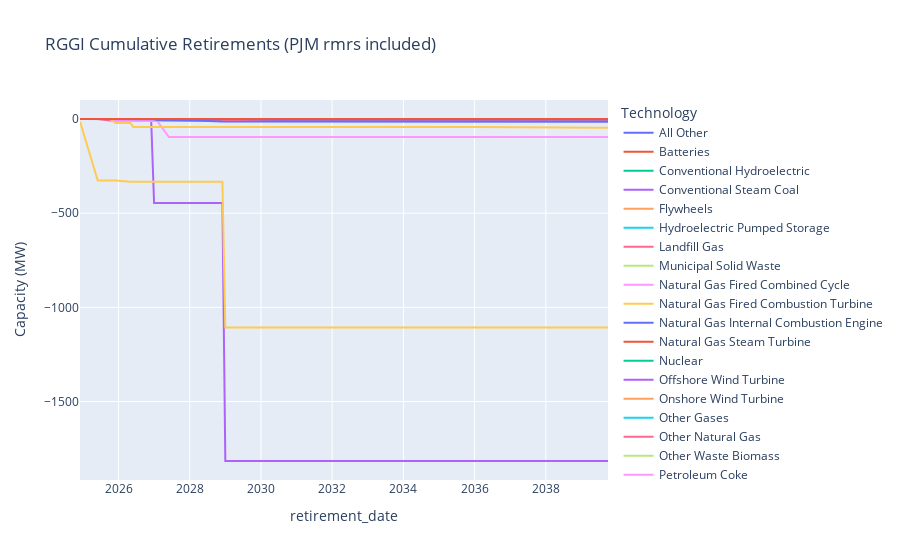

Notebook code cell kept with this figure:
### Code cell
cumulative_retirements_fig

### Figure 1 — Plotly figure (JSON) as saved in the notebook; plotly's stock layout.template omitted (floating-point values rounded to 4 significant figures)
{"data": [{"hovertemplate": "Technology=All Other<br>retirement_date=%{x}<br>Capacity (MW)=%{y}<extra></extra>", "legendgroup": "All Other", "line": {"color": "#636efa", "dash": "solid"}, "marker": {"symbol": "circle"}, "mode": "lines", "name": "All Other", "orientation": "v", "showlegend": true, "type": "scatter", "x": ["2024-12-01T00:00:00", "2025-06-01T00:00:00", "2025-10-01T00:00:00", "2025-12-01T00:00:00", "2026-05-01T00:00:00", "2026-06-01T00:00:00", "2026-08-01T00:00:00", "2026-12-01T00:00:00", "2026-12-31T00:00:00", "2027-02-01T00:00:00", "2027-06-01T00:00:00", "2027-08-01T00:00:00", "2028-01-01T00:00:00", "2028-05-01T00:00:00", "2028-12-01T00:00:00", "2028-12-31T00:00:00", "2029-06-01T00:00:00", "2030-05-01T00:00:00", "2031-08-01T00:00:00", "2035-07-01T00:00:00", "2035-12-01T00:00:00", "2039-10-01T00:00:00"], "xaxis": "x", "y": [0, 0, 0, 0, 0, 0, 0, 0, 0, 0, 0, 0, 0, 0, 0, 0, 0, 0, 0, 0, 0, 0], "yaxis": "y"}, {"hovertemplate": "Technology=Batteries<br>retirement_date=%{x}<br>Capacity (MW)=%{y}<extra></extra>", "legendgroup": "Batteries", "line": {"color": "#EF553B", "dash": "solid"}, "marker": {"symbol": "circle"}, "mode": "lines", "name": "Batteries", "orientation": "v", "showlegend": true, "type": "scatter", "x": ["2024-12-01T00:00:00", "2025-06-01T00:00:00", "2025-10-01T00:00:00", "2025-12-01T00:00:00", "2026-05-01T00:00:00", "2026-06-01T00:00:00", "2026-08-01T00:00:00", "2026-12-01T00:00:00", "2026-12-31T00:00:00", "2027-02-01T00:00:00", "2027-06-01T00:00:00", "2027-08-01T00:00:00", "2028-01-01T00:00:00", "2028-05-01T00:00:00", "2028-12-01T00:00:00", "2028-12-31T00:00:00", "2029-06-01T00:00:00", "2030-05-01T00:00:00", "2031-08-01T00:00:00", "2035-07-01T00:00:00", "2035-12-01T00:00:00", "2039-10-01T00:00:00"], "xaxis": "x", "y": [0, 0, 0, 0, 0, 0, 0, 0, 0, 0, 0, -1, -1, -1, -1, -1, -1, -1, -1, -1, -1.7, -1.7], "yaxis": "y"}, {"hovertemplate": "Technology=Conventional Hydroelectric<br>retirement_date=%{x}<br>Capacity (MW)=%{y}<extra></extra>", "legendgroup": "Conventional Hydroelectric", "line": {"color": "#00cc96", "dash": "solid"}, "marker": {"symbol": "circle"}, "mode": "lines", "name": "Conventional Hydroelectric", "orientation": "v", "showlegend": true, "type": "scatter", "x": ["2024-12-01T00:00:00", "2025-06-01T00:00:00", "2025-10-01T00:00:00", "2025-12-01T00:00:00", "2026-05-01T00:00:00", "2026-06-01T00:00:00", "2026-08-01T00:00:00", "2026-12-01T00:00:00", "2026-12-31T00:00:00", "2027-02-01T00:00:00", "2027-06-01T00:00:00", "2027-08-01T00:00:00", "2028-01-01T00:00:00", "2028-05-01T00:00:00", "2028-12-01T00:00:00", "2028-12-31T00:00:00", "2029-06-01T00:00:00", "2030-05-01T00:00:00", "2031-08-01T00:00:00", "2035-07-01T00:00:00", "2035-12-01T00:00:00", "2039-10-01T00:00:00"], "xaxis": "x", "y": [0, 0, 0, -3.2, -3.2, -3.2, -3.2, -3.2, -3.2, -3.2, -3.7, -3.7, -3.7, -3.7, -3.7, -3.7, -3.7, -3.7, -3.7, -3.7, -3.7, -3.7], "yaxis": "y"}, {"hovertemplate": "Technology=Conventional Steam Coal<br>retirement_date=%{x}<br>Capacity (MW)=%{y}<extra></extra>", "legendgroup": "Conventional Steam Coal", "line": {"color": "#ab63fa", "dash": "solid"}, "marker": {"symbol": "circle"}, "mode": "lines", "name": "Conventional Steam Coal", "orientation": "v", "showlegend": true, "type": "scatter", "x": ["2024-12-01T00:00:00", "2025-06-01T00:00:00", "2025-10-01T00:00:00", "2025-12-01T00:00:00", "2026-05-01T00:00:00", "2026-06-01T00:00:00", "2026-08-01T00:00:00", "2026-12-01T00:00:00", "2026-12-31T00:00:00", "2027-02-01T00:00:00", "2027-06-01T00:00:00", "2027-08-01T00:00:00", "2028-01-01T00:00:00", "2028-05-01T00:00:00", "2028-12-01T00:00:00", "2028-12-31T00:00:00", "2029-06-01T00:00:00", "2030-05-01T00:00:00", "2031-08-01T00:00:00", "2035-07-01T00:00:00", "2035-12-01T00:00:00", "2039-10-01T00:00:00"], "xaxis": "x", "y": [0, 0, 0, 0, 0, 0, 0, 0, -445.5, -445.5, -445.5, -445.5, -445.5, -445.5, -445.5, -1816.0, -1816.0, -1816.0, -1816.0, -1816.0, -1816.0, -1816.0], "yaxis": "y"}, {"hovertemplate": "Technology=Flywheels<br>retirement_date=%{x}<br>Capacity (MW)=%{y}<extra></extra>", "legendgroup": "Flywheels", "line": {"color": "#FFA15A", "dash": "solid"}, "marker": {"symbol": "circle"}, "mode": "lines", "name": "Flywheels", "orientation": "v", "showlegend": true, "type": "scatter", "x": ["2024-12-01T00:00:00", "2025-06-01T00:00:00", "2025-10-01T00:00:00", "2025-12-01T00:00:00", "2026-05-01T00:00:00", "2026-06-01T00:00:00", "2026-08-01T00:00:00", "2026-12-01T00:00:00", "2026-12-31T00:00:00", "2027-02-01T00:00:00", "2027-06-01T00:00:00", "2027-08-01T00:00:00", "2028-01-01T00:00:00", "2028-05-01T00:00:00", "2028-12-01T00:00:00", "2028-12-31T00:00:00", "2029-06-01T00:00:00", "2030-05-01T00:00:00", "2031-08-01T00:00:00", "2035-07-01T00:00:00", "2035-12-01T00:00:00", "2039-10-01T00:00:00"], "xaxis": "x", "y": [0, 0, 0, 0, 0, 0, 0, 0, 0, 0, 0, 0, 0, 0, 0, 0, 0, 0, 0, 0, 0, 0], "yaxis": "y"}, {"hovertemplate": "Technology=Hydroelectric Pumped Storage<br>retirement_date=%{x}<br>Capacity (MW)=%{y}<extra></extra>", "legendgroup": "Hydroelectric Pumped Storage", "line": {"color": "#19d3f3", "dash": "solid"}, "marker": {"symbol": "circle"}, "mode": "lines", "name": "Hydroelectric Pumped Storage", "orientation": "v", "showlegend": true, "type": "scatter", "x": ["2024-12-01T00:00:00", "2025-06-01T00:00:00", "2025-10-01T00:00:00", "2025-12-01T00:00:00", "2026-05-01T00:00:00", "2026-06-01T00:00:00", "2026-08-01T00:00:00", "2026-12-01T00:00:00", "2026-12-31T00:00:00", "2027-02-01T00:00:00", "2027-06-01T00:00:00", "2027-08-01T00:00:00", "2028-01-01T00:00:00", "2028-05-01T00:00:00", "2028-12-01T00:00:00", "2028-12-31T00:00:00", "2029-06-01T00:00:00", "2030-05-01T00:00:00", "2031-08-01T00:00:00", "2035-07-01T00:00:00", "2035-12-01T00:00:00", "2039-10-01T00:00:00"], "xaxis": "x", "y": [0, 0, 0, 0, 0, 0, 0, 0, 0, 0, 0, 0, 0, 0, 0, 0, 0, 0, 0, 0, 0, 0], "yaxis": "y"}, {"hovertemplate": "Technology=Landfill Gas<br>retirement_date=%{x}<br>Capacity (MW)=%{y}<extra></extra>", "legendgroup": "Landfill Gas", "line": {"color": "#FF6692", "dash": "solid"}, "marker": {"symbol": "circle"}, "mode": "lines", "name": "Landfill Gas", "orientation": "v", "showlegend": true, "type": "scatter", "x": ["2024-12-01T00:00:00", "2025-06-01T00:00:00", "2025-10-01T00:00:00", "2025-12-01T00:00:00", "2026-05-01T00:00:00", "2026-06-01T00:00:00", "2026-08-01T00:00:00", "2026-12-01T00:00:00", "2026-12-31T00:00:00", "2027-02-01T00:00:00", "2027-06-01T00:00:00", "2027-08-01T00:00:00", "2028-01-01T00:00:00", "2028-05-01T00:00:00", "2028-12-01T00:00:00", "2028-12-31T00:00:00", "2029-06-01T00:00:00", "2030-05-01T00:00:00", "2031-08-01T00:00:00", "2035-07-01T00:00:00", "2035-12-01T00:00:00", "2039-10-01T00:00:00"], "xaxis": "x", "y": [0, 0, -8, -8, -8, -8, -8, -8, -8, -8, -8, -8, -8, -8, -8, -8, -8, -8, -8, -8, -8, -8], "yaxis": "y"}, {"hovertemplate": "Technology=Municipal Solid Waste<br>retirement_date=%{x}<br>Capacity (MW)=%{y}<extra></extra>", "legendgroup": "Municipal Solid Waste", "line": {"color": "#B6E880", "dash": "solid"}, "marker": {"symbol": "circle"}, "mode": "lines", "name": "Municipal Solid Waste", "orientation": "v", "showlegend": true, "type": "scatter", "x": ["2024-12-01T00:00:00", "2025-06-01T00:00:00", "2025-10-01T00:00:00", "2025-12-01T00:00:00", "2026-05-01T00:00:00", "2026-06-01T00:00:00", "2026-08-01T00:00:00", "2026-12-01T00:00:00", "2026-12-31T00:00:00", "2027-02-01T00:00:00", "2027-06-01T00:00:00", "2027-08-01T00:00:00", "2028-01-01T00:00:00", "2028-05-01T00:00:00", "2028-12-01T00:00:00", "2028-12-31T00:00:00", "2029-06-01T00:00:00", "2030-05-01T00:00:00", "2031-08-01T00:00:00", "2035-07-01T00:00:00", "2035-12-01T00:00:00", "2039-10-01T00:00:00"], "xaxis": "x", "y": [0, 0, 0, 0, 0, 0, 0, 0, 0, 0, 0, 0, 0, 0, 0, 0, 0, 0, 0, 0, 0, 0], "yaxis": "y"}, {"hovertemplate": "Technology=Natural Gas Fired Combined Cycle<br>retirement_date=%{x}<br>Capacity (MW)=%{y}<extra></extra>", "legendgroup": "Natural Gas Fired Combined Cycle", "line": {"color": "#FF97FF", "dash": "solid"}, "marker": {"symbol": "circle"}, "mode": "lines", "name": "Natural Gas Fired Combined Cycle", "orientation": "v", "showlegend": true, "type": "scatter", "x": ["2024-12-01T00:00:00", "2025-06-01T00:00:00", "2025-10-01T00:00:00", "2025-12-01T00:00:00", "2026-05-01T00:00:00", "2026-06-01T00:00:00", "2026-08-01T00:00:00", "2026-12-01T00:00:00", "2026-12-31T00:00:00", "2027-02-01T00:00:00", "2027-06-01T00:00:00", "2027-08-01T00:00:00", "2028-01-01T00:00:00", "2028-05-01T00:00:00", "2028-12-01T00:00:00", "2028-12-31T00:00:00", "2029-06-01T00:00:00", "2030-05-01T00:00:00", "2031-08-01T00:00:00", "2035-07-01T00:00:00", "2035-12-01T00:00:00", "2039-10-01T00:00:00"], "xaxis": "x", "y": [0, 0, 0, -10.4, -10.4, -10.4, -10.4, -10.4, -10.4, -10.4, -95.4, -95.4, -95.4, -95.4, -95.4, -95.4, -95.4, -95.4, -95.4, -95.4, -95.4, -95.4], "yaxis": "y"}, {"hovertemplate": "Technology=Natural Gas Fired Combustion Turbine<br>retirement_date=%{x}<br>Capacity (MW)=%{y}<extra></extra>", "legendgroup": "Natural Gas Fired Combustion Turbine", "line": {"color": "#FECB52", "dash": "solid"}, "marker": {"symbol": "circle"}, "mode": "lines", "name": "Natural Gas Fired Combustion Turbine", "orientation": "v", "showlegend": true, "type": "scatter", "x": ["2024-12-01T00:00:00", "2025-06-01T00:00:00", "2025-10-01T00:00:00", "2025-12-01T00:00:00", "2026-05-01T00:00:00", "2026-06-01T00:00:00", "2026-08-01T00:00:00", "2026-12-01T00:00:00", "2026-12-31T00:00:00", "2027-02-01T00:00:00", "2027-06-01T00:00:00", "2027-08-01T00:00:00", "2028-01-01T00:00:00", "2028-05-01T00:00:00", "2028-12-01T00:00:00", "2028-12-31T00:00:00", "2029-06-01T00:00:00", "2030-05-01T00:00:00", "2031-08-01T00:00:00", "2035-07-01T00:00:00", "2035-12-01T00:00:00", "2039-10-01T00:00:00"], "xaxis": "x", "y": [0, 0, 0, -21.3, -21.3, -42.6, -42.6, -42.6, -42.6, -42.6, -42.6, -42.6, -42.6, -42.6, -42.6, -42.6, -42.6, -42.6, -42.6, -42.6, -42.6, -46.6], "yaxis": "y"}, {"hovertemplate": "Technology=Natural Gas Internal Combustion Engine<br>retirement_date=%{x}<br>Capacity (MW)=%{y}<extra></extra>", "legendgroup": "Natural Gas Internal Combustion Engine", "line": {"color": "#636efa", "dash": "solid"}, "marker": {"symbol": "circle"}, "mode": "lines", "name": "Natural Gas Internal Combustion Engine", "orientation": "v", "showlegend": true, "type": "scatter", "x": ["2024-12-01T00:00:00", "2025-06-01T00:00:00", "2025-10-01T00:00:00", "2025-12-01T00:00:00", "2026-05-01T00:00:00", "2026-06-01T00:00:00", "2026-08-01T00:00:00", "2026-12-01T00:00:00", "2026-12-31T00:00:00", "2027-02-01T00:00:00", "2027-06-01T00:00:00", "2027-08-01T00:00:00", "2028-01-01T00:00:00", "2028-05-01T00:00:00", "2028-12-01T00:00:00", "2028-12-31T00:00:00", "2029-06-01T00:00:00", "2030-05-01T00:00:00", "2031-08-01T00:00:00", "2035-07-01T00:00:00", "2035-12-01T00:00:00", "2039-10-01T00:00:00"], "xaxis": "x", "y": [0, 0, 0, 0, 0, 0, 0, 0, 0, 0, 0, 0, 0, 0, 0, 0, 0, -4.4, -4.4, -4.4, -4.4, -4.4], "yaxis": "y"}, {"hovertemplate": "Technology=Natural Gas Steam Turbine<br>retirement_date=%{x}<br>Capacity (MW)=%{y}<extra></extra>", "legendgroup": "Natural Gas Steam Turbine", "line": {"color": "#EF553B", "dash": "solid"}, "marker": {"symbol": "circle"}, "mode": "lines", "name": "Natural Gas Steam Turbine", "orientation": "v", "showlegend": true, "type": "scatter", "x": ["2024-12-01T00:00:00", "2025-06-01T00:00:00", "2025-10-01T00:00:00", "2025-12-01T00:00:00", "2026-05-01T00:00:00", "2026-06-01T00:00:00", "2026-08-01T00:00:00", "2026-12-01T00:00:00", "2026-12-31T00:00:00", "2027-02-01T00:00:00", "2027-06-01T00:00:00", "2027-08-01T00:00:00", "2028-01-01T00:00:00", "2028-05-01T00:00:00", "2028-12-01T00:00:00", "2028-12-31T00:00:00", "2029-06-01T00:00:00", "2030-05-01T00:00:00", "2031-08-01T00:00:00", "2035-07-01T00:00:00", "2035-12-01T00:00:00", "2039-10-01T00:00:00"], "xaxis": "x", "y": [0, 0, 0, 0, 0, 0, 0, 0, 0, 0, 0, 0, 0, 0, 0, 0, 0, 0, 0, 0, 0, 0], "yaxis": "y"}, {"hovertemplate": "Technology=Nuclear<br>retirement_date=%{x}<br>Capacity (MW)=%{y}<extra></extra>", "legendgroup": "Nuclear", "line": {"color": "#00cc96", "dash": "solid"}, "marker": {"symbol": "circle"}, "mode": "lines", "name": "Nuclear", "orientation": "v", "showlegend": true, "type": "scatter", "x": ["2024-12-01T00:00:00", "2025-06-01T00:00:00", "2025-10-01T00:00:00", "2025-12-01T00:00:00", "2026-05-01T00:00:00", "2026-06-01T00:00:00", "2026-08-01T00:00:00", "2026-12-01T00:00:00", "2026-12-31T00:00:00", "2027-02-01T00:00:00", "2027-06-01T00:00:00", "2027-08-01T00:00:00", "2028-01-01T00:00:00", "2028-05-01T00:00:00", "2028-12-01T00:00:00", "2028-12-31T00:00:00", "2029-06-01T00:00:00", "2030-05-01T00:00:00", "2031-08-01T00:00:00", "2035-07-01T00:00:00", "2035-12-01T00:00:00", "2039-10-01T00:00:00"], "xaxis": "x", "y": [0, 0, 0, 0, 0, 0, 0, 0, 0, 0, 0, 0, 0, 0, 0, 0, 0, 0, 0, 0, 0, 0], "yaxis": "y"}, {"hovertemplate": "Technology=Offshore Wind Turbine<br>retirement_date=%{x}<br>Capacity (MW)=%{y}<extra></extra>", "legendgroup": "Offshore Wind Turbine", "line": {"color": "#ab63fa", "dash": "solid"}, "marker": {"symbol": "circle"}, "mode": "lines", "name": "Offshore Wind Turbine", "orientation": "v", "showlegend": true, "type": "scatter", "x": ["2024-12-01T00:00:00", "2025-06-01T00:00:00", "2025-10-01T00:00:00", "2025-12-01T00:00:00", "2026-05-01T00:00:00", "2026-06-01T00:00:00", "2026-08-01T00:00:00", "2026-12-01T00:00:00", "2026-12-31T00:00:00", "2027-02-01T00:00:00", "2027-06-01T00:00:00", "2027-08-01T00:00:00", "2028-01-01T00:00:00", "2028-05-01T00:00:00", "2028-12-01T00:00:00", "2028-12-31T00:00:00", "2029-06-01T00:00:00", "2030-05-01T00:00:00", "2031-08-01T00:00:00", "2035-07-01T00:00:00", "2035-12-01T00:00:00", "2039-10-01T00:00:00"], "xaxis": "x", "y": [0, 0, 0, 0, 0, 0, 0, 0, 0, 0, 0, 0, 0, 0, 0, 0, 0, 0, 0, 0, 0, 0], "yaxis": "y"}, {"hovertemplate": "Technology=Onshore Wind Turbine<br>retirement_date=%{x}<br>Capacity (MW)=%{y}<extra></extra>", "legendgroup": "Onshore Wind Turbine", "line": {"color": "#FFA15A", "dash": "solid"}, "marker": {"symbol": "circle"}, "mode": "lines", "name": "Onshore Wind Turbine", "orientation": "v", "showlegend": true, "type": "scatter", "x": ["2024-12-01T00:00:00", "2025-06-01T00:00:00", "2025-10-01T00:00:00", "2025-12-01T00:00:00", "2026-05-01T00:00:00", "2026-06-01T00:00:00", "2026-08-01T00:00:00", "2026-12-01T00:00:00", "2026-12-31T00:00:00", "2027-02-01T00:00:00", "2027-06-01T00:00:00", "2027-08-01T00:00:00", "2028-01-01T00:00:00", "2028-05-01T00:00:00", "2028-12-01T00:00:00", "2028-12-31T00:00:00", "2029-06-01T00:00:00", "2030-05-01T00:00:00", "2031-08-01T00:00:00", "2035-07-01T00:00:00", "2035-12-01T00:00:00", "2039-10-01T00:00:00"], "xaxis": "x", "y": [0, 0, 0, 0, 0, 0, 0, 0, 0, 0, 0, 0, 0, 0, 0, 0, 0, 0, 0, -1.7, -1.7, -1.7], "yaxis": "y"}, {"hovertemplate": "Technology=Other Gases<br>retirement_date=%{x}<br>Capacity (MW)=%{y}<extra></extra>", "legendgroup": "Other Gases", "line": {"color": "#19d3f3", "dash": "solid"}, "marker": {"symbol": "circle"}, "mode": "lines", "name": "Other Gases", "orientation": "v", "showlegend": true, "type": "scatter", "x": ["2024-12-01T00:00:00", "2025-06-01T00:00:00", "2025-10-01T00:00:00", "2025-12-01T00:00:00", "2026-05-01T00:00:00", "2026-06-01T00:00:00", "2026-08-01T00:00:00", "2026-12-01T00:00:00", "2026-12-31T00:00:00", "2027-02-01T00:00:00", "2027-06-01T00:00:00", "2027-08-01T00:00:00", "2028-01-01T00:00:00", "2028-05-01T00:00:00", "2028-12-01T00:00:00", "2028-12-31T00:00:00", "2029-06-01T00:00:00", "2030-05-01T00:00:00", "2031-08-01T00:00:00", "2035-07-01T00:00:00", "2035-12-01T00:00:00", "2039-10-01T00:00:00"], "xaxis": "x", "y": [0, 0, 0, 0, 0, 0, 0, 0, 0, 0, 0, 0, 0, 0, 0, 0, 0, 0, 0, 0, 0, 0], "yaxis": "y"}, {"hovertemplate": "Technology=Other Natural Gas<br>retirement_date=%{x}<br>Capacity (MW)=%{y}<extra></extra>", "legendgroup": "Other Natural Gas", "line": {"color": "#FF6692", "dash": "solid"}, "marker": {"symbol": "circle"}, "mode": "lines", "name": "Other Natural Gas", "orientation": "v", "showlegend": true, "type": "scatter", "x": ["2024-12-01T00:00:00", "2025-06-01T00:00:00", "2025-10-01T00:00:00", "2025-12-01T00:00:00", "2026-05-01T00:00:00", "2026-06-01T00:00:00", "2026-08-01T00:00:00", "2026-12-01T00:00:00", "2026-12-31T00:00:00", "2027-02-01T00:00:00", "2027-06-01T00:00:00", "2027-08-01T00:00:00", "2028-01-01T00:00:00", "2028-05-01T00:00:00", "2028-12-01T00:00:00", "2028-12-31T00:00:00", "2029-06-01T00:00:00", "2030-05-01T00:00:00", "2031-08-01T00:00:00", "2035-07-01T00:00:00", "2035-12-01T00:00:00", "2039-10-01T00:00:00"], "xaxis": "x", "y": [0, 0, 0, 0, 0, 0, 0, 0, 0, 0, 0, 0, 0, 0, 0, 0, -1.4, -1.4, -1.4, -1.4, -1.4, -1.4], "yaxis": "y"}, {"hovertemplate": "Technology=Other Waste Biomass<br>retirement_date=%{x}<br>Capacity (MW)=%{y}<extra></extra>", "legendgroup": "Other Waste Biomass", "line": {"color": "#B6E880", "dash": "solid"}, "marker": {"symbol": "circle"}, "mode": "lines", "name": "Other Waste Biomass", "orientation": "v", "showlegend": true, "type": "scatter", "x": ["2024-12-01T00:00:00", "2025-06-01T00:00:00", "2025-10-01T00:00:00", "2025-12-01T00:00:00", "2026-05-01T00:00:00", "2026-06-01T00:00:00", "2026-08-01T00:00:00", "2026-12-01T00:00:00", "2026-12-31T00:00:00", "2027-02-01T00:00:00", "2027-06-01T00:00:00", "2027-08-01T00:00:00", "2028-01-01T00:00:00", "2028-05-01T00:00:00", "2028-12-01T00:00:00", "2028-12-31T00:00:00", "2029-06-01T00:00:00", "2030-05-01T00:00:00", "2031-08-01T00:00:00", "2035-07-01T00:00:00", "2035-12-01T00:00:00", "2039-10-01T00:00:00"], "xaxis": "x", "y": [0, 0, 0, 0, 0, 0, 0, 0, 0, 0, 0, 0, 0, 0, 0, 0, 0, 0, 0, 0, 0, 0], "yaxis": "y"}, {"hovertemplate": "Technology=Petroleum Coke<br>retirement_date=%{x}<br>Capacity (MW)=%{y}<extra></extra>", "legendgroup": "Petroleum Coke", "line": {"color": "#FF97FF", "dash": "solid"}, "marker": {"symbol": "circle"}, "mode": "lines", "name": "Petroleum Coke", "orientation": "v", "showlegend": true, "type": "scatter", "x": ["2024-12-01T00:00:00", "2025-06-01T00:00:00", "2025-10-01T00:00:00", "2025-12-01T00:00:00", "2026-05-01T00:00:00", "2026-06-01T00:00:00", "2026-08-01T00:00:00", "2026-12-01T00:00:00", "2026-12-31T00:00:00", "2027-02-01T00:00:00", "2027-06-01T00:00:00", "2027-08-01T00:00:00", "2028-01-01T00:00:00", "2028-05-01T00:00:00", "2028-12-01T00:00:00", "2028-12-31T00:00:00", "2029-06-01T00:00:00", "2030-05-01T00:00:00", "2031-08-01T00:00:00", "2035-07-01T00:00:00", "2035-12-01T00:00:00", "2039-10-01T00:00:00"], "xaxis": "x", "y": [0, 0, 0, 0, 0, 0, 0, 0, 0, 0, 0, 0, 0, 0, 0, 0, 0, 0, 0, 0, 0, 0], "yaxis": "y"}, {"hovertemplate": "Technology=Petroleum Liquids<br>retirement_date=%{x}<br>Capacity (MW)=%{y}<extra></extra>", "legendgroup": "Petroleum Liquids", "line": {"color": "#FECB52", "dash": "solid"}, "marker": {"symbol": "circle"}, "mode": "lines", "name": "Petroleum Liquids", "orientation": "v", "showlegend": true, "type": "scatter", "x": ["2024-12-01T00:00:00", "2025-06-01T00:00:00", "2025-10-01T00:00:00", "2025-12-01T00:00:00", "2026-05-01T00:00:00", "2026-06-01T00:00:00", "2026-08-01T00:00:00", "2026-12-01T00:00:00", "2026-12-31T00:00:00", "2027-02-01T00:00:00", "2027-06-01T00:00:00", "2027-08-01T00:00:00", "2028-01-01T00:00:00", "2028-05-01T00:00:00", "2028-12-01T00:00:00", "2028-12-31T00:00:00", "2029-06-01T00:00:00", "2030-05-01T00:00:00", "2031-08-01T00:00:00", "2035-07-01T00:00:00", "2035-12-01T00:00:00", "2039-10-01T00:00:00"], "xaxis": "x", "y": [-13.2, -326.6, -326.6, -326.6, -332.6, -332.6, -332.6, -332.6, -332.6, -332.6, -332.6, -332.6, -332.6, -332.6, -332.6, -1106.0, -1106.0, -1106.0, -1106.0, -1106.0, -1106.0, -1106.0], "yaxis": "y"}, {"hovertemplate": "Technology=Solar Photovoltaic<br>retirement_date=%{x}<br>Capacity (MW)=%{y}<extra></extra>", "legendgroup": "Solar Photovoltaic", "line": {"color": "#636efa", "dash": "solid"}, "marker": {"symbol": "circle"}, "mode": "lines", "name": "Solar Photovoltaic", "orientation": "v", "showlegend": true, "type": "scatter", "x": ["2024-12-01T00:00:00", "2025-06-01T00:00:00", "2025-10-01T00:00:00", "2025-12-01T00:00:00", "2026-05-01T00:00:00", "2026-06-01T00:00:00", "2026-08-01T00:00:00", "2026-12-01T00:00:00", "2026-12-31T00:00:00", "2027-02-01T00:00:00", "2027-06-01T00:00:00", "2027-08-01T00:00:00", "2028-01-01T00:00:00", "2028-05-01T00:00:00", "2028-12-01T00:00:00", "2028-12-31T00:00:00", "2029-06-01T00:00:00", "2030-05-01T00:00:00", "2031-08-01T00:00:00", "2035-07-01T00:00:00", "2035-12-01T00:00:00", "2039-10-01T00:00:00"], "xaxis": "x", "y": [0, 0, 0, 0, 0, 0, -0.5, -1.6, -1.6, -5.4, -5.4, -5.4, -6.9, -8.9, -13.3, -13.3, -13.3, -13.3, -14, -14, -14, -14], "yaxis": "y"}, {"hovertemplate": "Technology=Wood/Wood Waste Biomass<br>retirement_date=%{x}<br>Capacity (MW)=%{y}<extra></extra>", "legendgroup": "Wood/Wood Waste Biomass", "line": {"color": "#EF553B", "dash": "solid"}, "marker": {"symbol": "circle"}, "mode": "lines", "name": "Wood/Wood Waste Biomass", "orientation": "v", "showlegend": true, "type": "scatter", "x": ["2024-12-01T00:00:00", "2025-06-01T00:00:00", "2025-10-01T00:00:00", "2025-12-01T00:00:00", "2026-05-01T00:00:00", "2026-06-01T00:00:00", "2026-08-01T00:00:00", "2026-12-01T00:00:00", "2026-12-31T00:00:00", "2027-02-01T00:00:00", "2027-06-01T00:00:00", "2027-08-01T00:00:00", "2028-01-01T00:00:00", "2028-05-01T00:00:00", "2028-12-01T00:00:00", "2028-12-31T00:00:00", "2029-06-01T00:00:00", "2030-05-01T00:00:00", "2031-08-01T00:00:00", "2035-07-01T00:00:00", "2035-12-01T00:00:00", "2039-10-01T00:00:00"], "xaxis": "x", "y": [0, 0, 0, 0, 0, 0, 0, 0, 0, 0, 0, 0, 0, 0, 0, 0, 0, 0, 0, 0, 0, 0], "yaxis": "y"}], "layout": {"legend": {"title": {"text": "Technology"}, "tracegroupgap": 0}, "title": {"text": "RGGI Cumulative Retirements (PJM rmrs included)"}, "xaxis": {"anchor": "y", "domain": [0, 1], "title": {"text": "retirement_date"}}, "yaxis": {"anchor": "x", "domain": [0, 1], "title": {"text": "Capacity (MW)"}}}}
